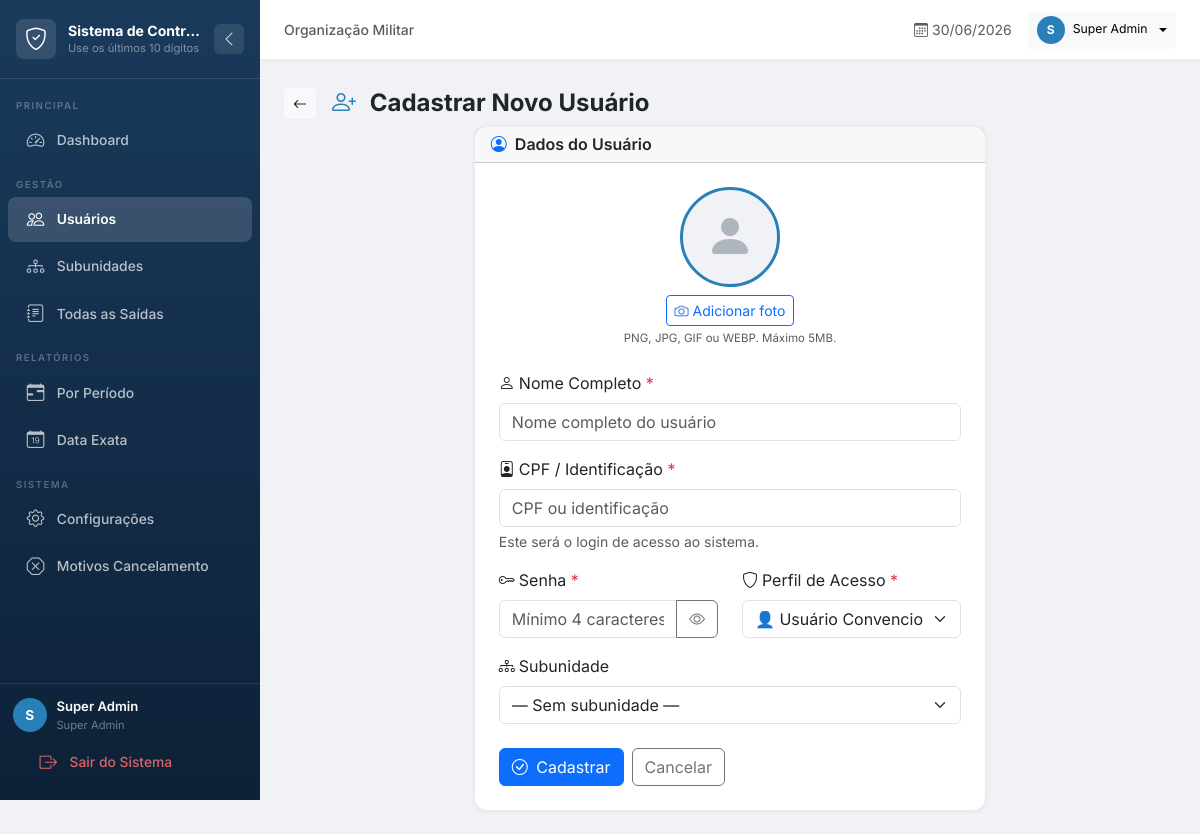
Page /admin/usuarios/novo (signed in) on the committed database.
### app/models/__init__.py (models this page shows, shortened)
class ConfigSistema(db.Model):
    __tablename__ = "config_sistema"
    id        = db.Column(db.Integer, primary_key=True)
    chave     = db.Column(db.String(100), unique=True, nullable=False)
    valor     = db.Column(db.Text, nullable=True)
    descricao = db.Column(db.String(255), nullable=True)
    tipo      = db.Column(db.String(20), default="texto")

class Usuario(UserMixin, db.Model):
    __tablename__ = "usuarios"
    id            = db.Column(db.Integer, primary_key=True)
    cpf           = db.Column(db.String(14), unique=True, nullable=False, index=True)
    nome          = db.Column(db.String(100), nullable=False)
    senha_hash    = db.Column(db.String(255), nullable=False)
    tipo          = db.Column(
        db.Enum(*TipoUsuario.TODOS, name="tipo_usuario"),
        nullable=False,
        default=TipoUsuario.USUARIO,
    )
    ativo         = db.Column(db.Boolean, default=True, nullable=False)
    data_criacao  = db.Column(db.DateTime, default=datetime.utcnow, nullable=False)
    foto          = db.Column(db.String(255), nullable=True)
    subunidade_id = db.Column(
        db.Integer,
        db.ForeignKey("subunidades.id", ondelete="SET NULL"),
        nullable=True,
        index=True,
    )
    telefone      = db.Column(db.String(20), nullable=True)
    email         = db.Column(db.String(120), nullable=True)
    registros = db.relationship(
        "Registro",
        backref="usuario",
        lazy="dynamic",
        foreign_keys="Registro.cpf_usuario",
        primaryjoin="Usuario.cpf == Registro.cpf_usuario",
        cascade="all, delete-orphan",
    )
    @property
    def is_admin(self) -> bool:
        return self.tipo == TipoUsuario.ADMIN

### app/routes/admin.py (the view, shortened to what this page needs)
@admin_bp.route("/usuarios/novo", methods=["GET", "POST"])
@login_required
@admin_required
def novo_usuario():
    subunidades = Subunidade.query.filter_by(ativa=True).order_by(Subunidade.nome).all()
    return render_template("admin/form_usuario.html", acao="novo", subunidades=subunidades)

### app/context_processors.py (called while the page is built)
def register_context_processors(app) -> None:
    @app.context_processor
    def inject_globals() -> dict:
        try:
            configs = {c.chave: c.valor for c in ConfigSistema.query.all()}
        except Exception:
            configs = {}
        return {
            "config_sistema": configs,
            "now": datetime.now(),
        }

### app/models/__init__.py (called while the page is built)
@login_manager.user_loader
def load_user(user_id: str) -> "Usuario | None":
    try:
        return db.session.get(Usuario, int(user_id))
    except (ValueError, TypeError):
        return None

### app/routes/admin.py (called while the page is built)
def admin_required(f):
    @wraps(f)
    def decorated(*args, **kwargs):
        if not current_user.is_authenticated or not current_user.is_admin:
            flash("Acesso restrito ao administrador.", "danger")
            return redirect(url_for("auth.login"))
        return f(*args, **kwargs)
    return decorated

### app/templates/admin/form_usuario.html (shortened to what this page needs)
{% extends 'base.html' %}
{% block content %}
<div class="page-header d-flex align-items-center gap-3">
    <a href="{{ url_for('admin.listar_usuarios') }}" class="btn btn-sm btn-light">
        <i class="bi bi-arrow-left"></i>
    </a>
    <div>
        <h4 class="mb-0 fw-bold">
            <i class="bi bi-person-{{ 'plus' if acao == 'novo' else 'gear' }} me-2" style="color:var(--cor-secundaria);"></i>
            {{ 'Cadastrar Novo Usuário' if acao == 'novo' else 'Editar Usuário: ' + usuario.nome }}
        </h4>
    </div>
</div>
<div class="row justify-content-center">
    <div class="col-lg-7">
        <div class="card">
            <div class="card-header">
                <h6 class="mb-0 fw-semibold">
                    <i class="bi bi-person-circle me-2 text-primary"></i>Dados do Usuário
                </h6>
            </div>
            <div class="card-body p-4">
                <form method="POST" enctype="multipart/form-data" novalidate>
                    <div class="text-center mb-4">
                        <div class="position-relative d-inline-block">
                            <div id="avatar-preview" class="rounded-circle overflow-hidden mx-auto"
                                 style="width:100px;height:100px;border:3px solid var(--cor-secundaria);background:#f0f2f5;display:flex;align-items:center;justify-content:center;">
                                {% if acao == 'editar' and usuario.foto %}
                                    <img id="avatar-img" src="{{ url_for('static', filename='uploads/' + usuario.foto) }}"
                                         style="width:100%;height:100%;object-fit:cover;" alt="Foto atual">
                                {% else %}
                                    <i class="bi bi-person-fill" style="font-size:3rem;color:#adb5bd;" id="avatar-icon"></i>
                                {% endif %}
                            </div>
                        </div>
                        <div class="mt-2 d-flex justify-content-center gap-2 flex-wrap">
                            <label for="fotoInput" class="btn btn-sm btn-outline-primary" style="cursor:pointer;">
                                <i class="bi bi-camera me-1"></i>{{ 'Trocar foto' if (acao == 'editar' and usuario.foto) else 'Adicionar foto' }}
                            </label>
                        </div>
                        <small class="text-muted d-block mt-1" style="font-size:0.72rem;">PNG, JPG, GIF ou WEBP. Máximo 5MB.</small>
                    </div>
                    <div class="mb-3">
                        <label class="form-label">
                            <i class="bi bi-person me-1"></i>Nome Completo <span class="text-danger">*</span>
                        </label>
                        <input type="text" name="nome" class="form-control"
                               value="{{ usuario.nome if usuario else '' }}"
                               placeholder="Nome completo do usuário"
                               maxlength="100" minlength="2" required>
                    </div>
                    <div class="mb-3">
                        <label class="form-label">
                            <i class="bi bi-person-badge me-1"></i>CPF / Identificação <span class="text-danger">*</span>
                        </label>
                        <input type="text" name="cpf" class="form-control"
                               value="{{ usuario.cpf if usuario else '' }}"
                               placeholder="CPF ou identificação"
                               maxlength="14" required>
                        <div class="form-text">Este será o login de acesso ao sistema.</div>
                    </div>
                    <div class="row mb-3">
                        <div class="col-md-6">
                            <label class="form-label">
                                <i class="bi bi-key me-1"></i>{{ 'Senha' if acao == 'novo' else 'Nova Senha' }}
                                {% if acao == 'novo' %}<span class="text-danger">*</span>{% endif %}
                            </label>
                            <div class="input-group">
                                <input type="password" name="{{ 'senha' if acao == 'novo' else 'nova_senha' }}"
                                       id="senhaInput" class="form-control"
                                       placeholder="{{ 'Mínimo 4 caracteres' if acao == 'novo' else 'Deixe em branco para não alterar' }}"
                                       minlength="4" maxlength="72"
                                       {{ 'required' if acao == 'novo' else '' }}>
                                <button type="button" class="btn btn-outline-secondary" onclick="toggleSenha()">
                                    <i class="bi bi-eye" id="senhaIcon"></i>
                                </button>
                            </div>
                        </div>
                        <div class="col-md-6">
                            <label class="form-label">
                                <i class="bi bi-shield me-1"></i>Perfil de Acesso <span class="text-danger">*</span>
                            </label>
                            <select name="tipo" class="form-select">
                                <option value="usuario" {{ 'selected' if usuario and usuario.tipo == 'usuario' else '' }}>
                                    👤 Usuário Convencional
                                </option>
                            </select>
                        </div>
                    </div>
                    <div class="mb-3">
                        <label class="form-label">
                            <i class="bi bi-diagram-3 me-1"></i>Subunidade
                        </label>
                        <select name="subunidade_id" class="form-select">
                            <option value="">— Sem subunidade —</option>
                        </select>
                    </div>
                    <div class="d-flex gap-2 mt-4">
                        <button type="submit" class="btn btn-primary">
                            <i class="bi bi-check-circle me-1"></i>
                            {{ 'Cadastrar' if acao == 'novo' else 'Salvar' }}
                        </button>
                        <a href="{{ url_for('admin.listar_usuarios') }}" class="btn btn-outline-secondary">Cancelar</a>
                    </div>
                </form>
            </div>
        </div>
    </div>
</div>
{% endblock %}

### app/templates/base.html (shortened to what this page needs)
<!DOCTYPE html>
<html lang="pt-br">
<head>
    <link href="https://cdn.jsdelivr.net/npm/bootstrap@5.3.2/dist/css/bootstrap.min.css" rel="stylesheet">
    <link href="https://cdn.jsdelivr.net/npm/bootstrap-icons@1.11.3/font/bootstrap-icons.min.css" rel="stylesheet">
</head>
<body>
<nav id="sidebar" aria-label="Menu lateral">
    <div class="sidebar-brand">
        {% if config_sistema.get('logo') %}
            <img src="{{ url_for('static', filename='uploads/' + config_sistema.get('logo')) }}" alt="Logo">
        {% else %}
            <div class="brand-icon d-flex align-items-center justify-content-center">
                <i class="bi bi-shield-check" style="color:#fff;font-size:1.4rem;"></i>
            </div>
        {% endif %}
        <div class="brand-text">
            <div class="brand-name">{{ config_sistema.get('nome_sistema', 'Controle de Saídas') }}</div>
            <div class="brand-sub">{{ config_sistema.get('subtitulo', 'Sistema de Gestão') }}</div>
        </div>
        <button class="sidebar-toggle d-none d-md-flex" id="sidebarToggle" onclick="toggleCollapse()" title="Recolher/expandir menu">
            <i class="bi bi-chevron-left" id="toggleIcon"></i>
        </button>
    </div>
    <div class="sidebar-nav">
        {% if current_user.is_admin %}
            <div class="nav-section">Principal</div>
            <a href="{{ url_for('admin.dashboard') }}" class="nav-link {% if request.endpoint == 'admin.dashboard' %}active{% endif %}" title="Dashboard">
                <i class="bi bi-speedometer2"></i><span class="link-text"> Dashboard</span>
            </a>
            <div class="nav-section">Gestão</div>
            <a href="{{ url_for('admin.listar_usuarios') }}" class="nav-link {% if 'usuario' in request.endpoint %}active{% endif %}" title="Usuários">
                <i class="bi bi-people"></i><span class="link-text"> Usuários</span>
            </a>
            <a href="{{ url_for('admin.listar_subunidades') }}" class="nav-link {% if 'subunidade' in request.endpoint %}active{% endif %}" title="Subunidades">
                <i class="bi bi-diagram-3"></i><span class="link-text"> Subunidades</span>
            </a>
            <a href="{{ url_for('admin.listar_saidas') }}" class="nav-link {% if 'saidas' in request.endpoint %}active{% endif %}" title="Saídas">
                <i class="bi bi-journal-text"></i><span class="link-text"> Todas as Saídas</span>
            </a>
            <div class="nav-section">Relatórios</div>
            <a href="{{ url_for('reports.por_periodo') }}" class="nav-link {% if 'periodo' in request.endpoint %}active{% endif %}" title="Por Período">
                <i class="bi bi-calendar-range"></i><span class="link-text"> Por Período</span>
            </a>
            <a href="{{ url_for('reports.data_exata') }}" class="nav-link {% if 'exata' in request.endpoint %}active{% endif %}" title="Data Exata">
                <i class="bi bi-calendar-date"></i><span class="link-text"> Data Exata</span>
            </a>
            <div class="nav-section">Sistema</div>
            <a href="{{ url_for('admin.configuracoes') }}" class="nav-link {% if 'configuracoes' in request.endpoint %}active{% endif %}" title="Configurações">
                <i class="bi bi-gear"></i><span class="link-text"> Configurações</span>
            </a>
            <a href="{{ url_for('admin.listar_motivos') }}" class="nav-link {% if 'motivo' in request.endpoint %}active{% endif %}" title="Motivos de Cancelamento">
                <i class="bi bi-x-octagon"></i><span class="link-text"> Motivos Cancelamento</span>
            </a>
        {% endif %}
    </div>
    <div class="sidebar-footer">
        <div class="footer-user">
            {% if current_user.foto %}
                <img src="{{ url_for('static', filename='uploads/' + current_user.foto) }}" class="user-avatar" alt="">
            {% else %}
                <div class="user-avatar-placeholder">{{ current_user.nome[0].upper() }}</div>
            {% endif %}
            <div class="footer-user-info">
                <div style="color:#fff;font-size:0.82rem;font-weight:600;white-space:nowrap;overflow:hidden;text-overflow:ellipsis;">{{ current_user.nome }}</div>
                <div style="color:rgba(255,255,255,0.4);font-size:0.7rem;">{{ 'Super Admin' if current_user.is_admin else 'Usuário' }}</div>
            </div>
        </div>
        <a href="{{ url_for('auth.logout') }}" class="nav-link" style="color:rgba(255,110,110,0.85);" title="Sair">
            <i class="bi bi-box-arrow-right"></i><span class="link-text"> Sair do Sistema</span>
        </a>
    </div>
</nav>
<div id="main-content">
    <div class="topbar gap-2">
        <span class="text-muted small fw-medium d-none d-md-block">
            {{ config_sistema.get('organizacao', 'Organização OM') }}
        </span>
        <div class="ms-auto d-flex align-items-center gap-3">
            <span class="text-muted small d-none d-sm-block">
                <i class="bi bi-calendar3 me-1"></i>{{ now.strftime('%d/%m/%Y') }}
            </span>
            <div class="dropdown">
                <button class="btn btn-sm btn-light dropdown-toggle d-flex align-items-center gap-2" data-bs-toggle="dropdown">
                    {% if current_user.foto %}
                        <img src="{{ url_for('static', filename='uploads/' + current_user.foto) }}" class="user-avatar" style="width:28px;height:28px;" alt="">
                    {% else %}
                        <div class="user-avatar-placeholder" style="width:28px;height:28px;font-size:0.75rem;">{{ current_user.nome[0].upper() }}</div>
                    {% endif %}
                    <span class="d-none d-sm-block small">{{ current_user.nome }}</span>
                </button>
            </div>
        </div>
    </div>
    <div class="container-fluid p-3 p-md-4">
        {% block content %}{% endblock %}
    </div>
</div>
</body>
</html>

### rows in the picture
ConfigSistema: get "Sistema de Contr…"
ConfigSistema: get "Use os últimos 10 dígitos…"
Usuario: nome "S", nome "Super Admin", tipo "Super Admin"
ConfigSistema: get "Organização Militar"

### other values in the picture
{{ 'Senha' if acao == 'novo' else 'Nova Senha' }} "Senha"
{{ 'Cadastrar' if acao == 'novo' else 'Salvar' }} "Cadastrar"
